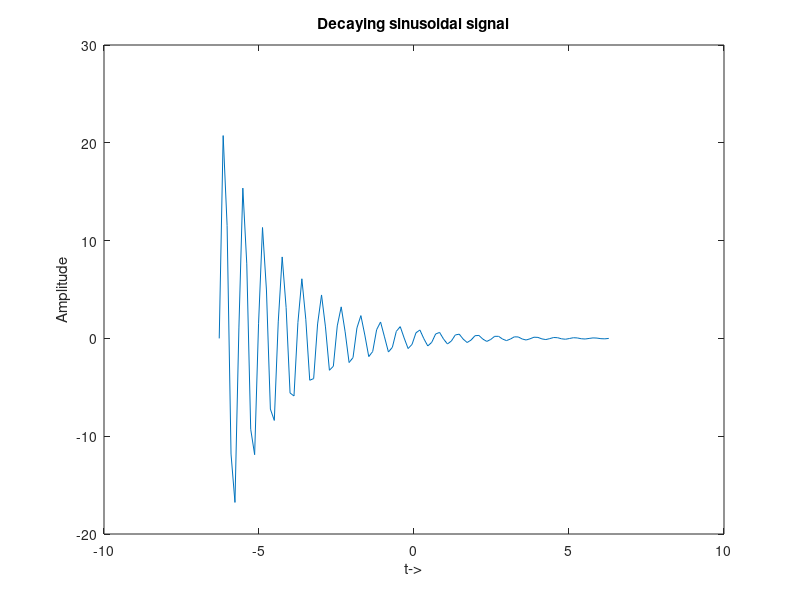

Here is the MATLAB script that generated this plot:
x=linspace(-2*pi,2*pi,100);
y=exp(-0.5.*x).*sin(10.*x);
plot(x,y)
xlabel('t->')
ylabel('Amplitude')
title('Decaying sinusoidal signal')